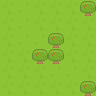

This is a level from a 2D game, rendered from its Tiled map with the project's own tilesets. A one-line summary and the map file follow, with tile-layer data summarised:
An orthogonal 6x6 tile map with 16x16 px tiles, 2 tile layers (Grass, Obstacles).

<map version="1.0" tiledversion="2018.08.06" orientation="orthogonal" renderorder="right-down" width="6" height="6" tilewidth="16" tileheight="16" infinite="0" nextlayerid="3" nextobjectid="1">
 <tileset firstgid="1" name="spritesheet" tilewidth="16" tileheight="16" tilecount="6" columns="2">
  <image source="spritesheet.png" width="32" height="48" />
 </tileset>
 <layer id="1" name="Grass" width="6" height="6">
  <data>[36 cells, 36 non-empty, 2 distinct tile ids]</data>
 </layer>
 <layer id="2" name="Obstacles" width="6" height="6">
  <properties>
   <property name="collide" type="bool" value="true" />
  </properties>
  <data>[36 cells, 5 non-empty, 1 distinct tile ids]</data>
 </layer>
</map>
